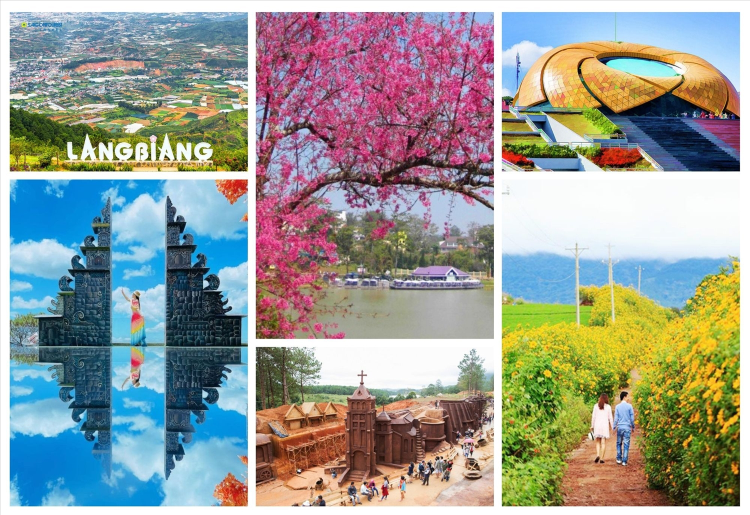
#> input picture Kiemtra/dalat.jpg, 1500 x 1029 px, given in place of a.jpg, which was not available (shown at 1/2 size)
$ jupyter execute thithu1.ipynb
#> lines starting #> are read from the running program, lines starting #| are printed output that depends on the picture; pictures that were not available may be replaced by others from this repository, and a replacement may not be noted
[cell 1]
import numpy as np
import imageio.v2 as iio
import scipy.ndimage as sn
import matplotlib.pylab as plt
import colorsys
from skimage import filters
import cv2

a = iio.imread('a.jpg',mode='F')
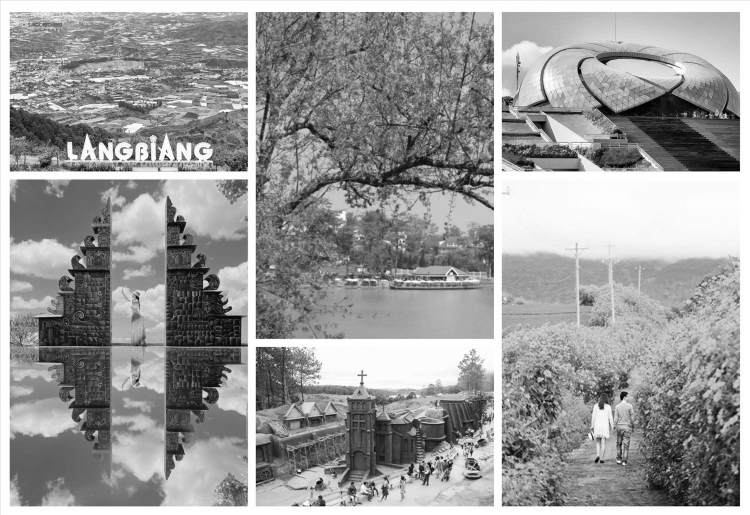
#> a: shape (1029, 1500) float32 (shown at 1/2 size); min 0.299, max 255, mean 153.5
k = np.ones((5,5))/25
b = sn.convolve(a, k).astype(np.uint8)

plt.figure(figsize=(5,5))
plt.imshow(b, cmap='gray')
plt.title('a_Mean Filter')
plt.axis('off')
plt.show()

[cell 2]
import numpy as np
import imageio.v2 as iio
import scipy.ndimage as sn
import matplotlib.pylab as plt
import colorsys
from skimage import filters
import cv2

a = iio.imread('a.jpg',mode='F')
k = np.ones((5,5))/25
meanfilter = sn.convolve(a, k).astype(np.uint8)
bien = filters.prewitt(b).astype(np.uint8)
#> bien: shape (1029, 1500); every value is 0
plt.figure(figsize=(12,6))
plt.subplot(1, 2 ,1)
plt.imshow(meanfilter, cmap='gray')
plt.title('a_Mean Filter')
plt.axis('off')
plt.subplot(1, 2 ,2)
plt.imshow(meanfilter)
plt.axis('off')
plt.show()
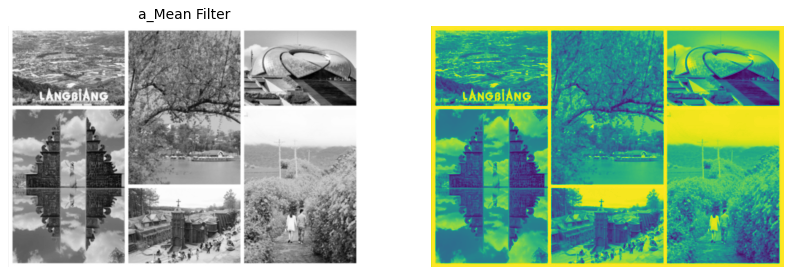
#> figure drawn by matplotlib, 2 panels

[cell 3]
import cv2
import numpy as np
import random
import matplotlib.pylab as plt

fruits = cv2.imread('colorful-ripe-tropical-fruits.jpg')
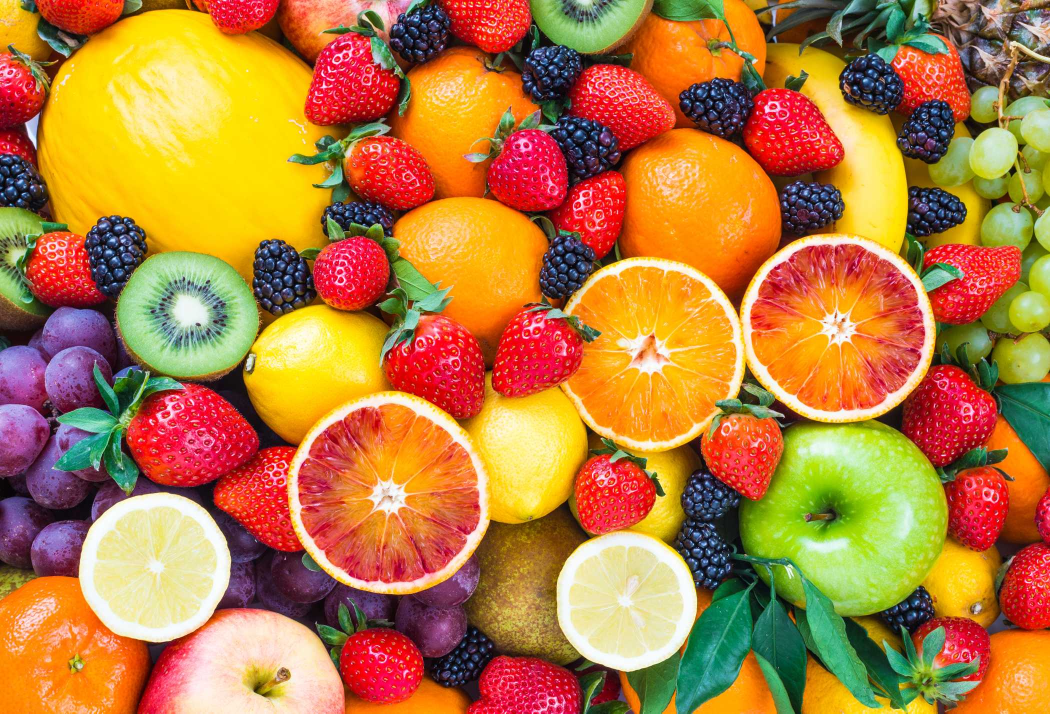
#> input picture Kiemtra/fruit.jpg, 2100 x 1427 px, given in place of colorful-ripe-tropical-fruits.jpg, which was not available (shown at 1/2 size)
#> fruits is the input picture: shape (1427, 2100, 3); mean B, G, R 62.8, 124.4, 182.3
h, w = fruits.shape[:2] # (w, h, 3) lay w và h
#> h = 1427; w = 2100
resized_fruits = cv2.resize(fruits, (w + 30, h + 30)) #+30 moi chieu
cv2.imwrite('output_fruits_resized.jpg', resized_fruits)

quang_ninh = cv2.imread('quang_ninh.jpg')
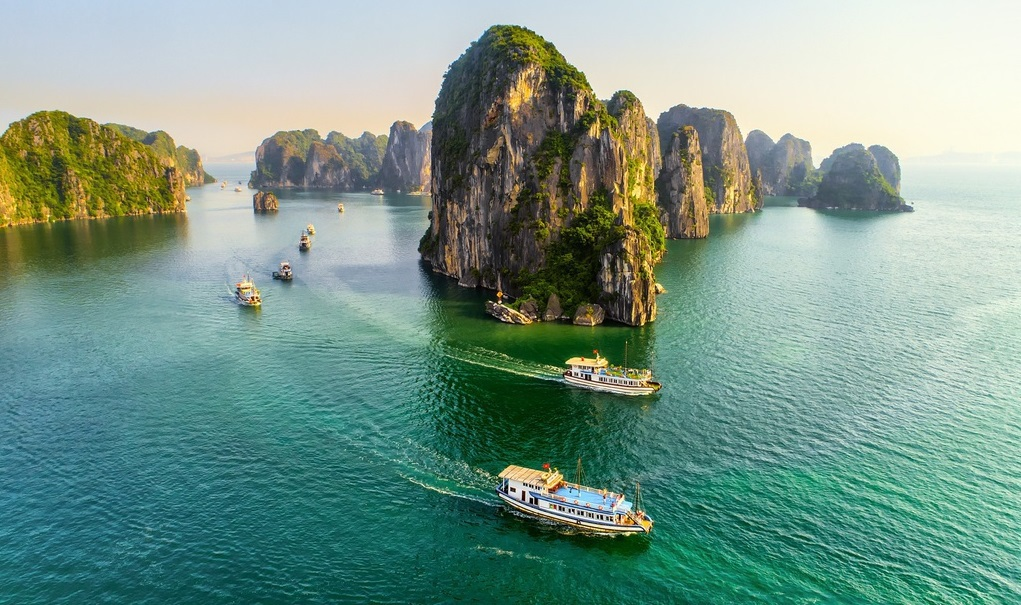
#> input picture lab3/quang_ninh.jpg, 1021 x 605 px, found by its file name
#> quang_ninh is the input picture: shape (605, 1021, 3); mean B, G, R 137.7, 151, 119.9
h2, w2 = quang_ninh.shape[:2]
#> h2 = 605; w2 = 1021
center = (w2 // 2, h2 // 2) # lấy trung điểm
#> center = (510, 302)
rotation_matrix = cv2.getRotationMatrix2D(center, 45, 1.0)
rotated = cv2.warpAffine(quang_ninh, rotation_matrix, (w2, h2))
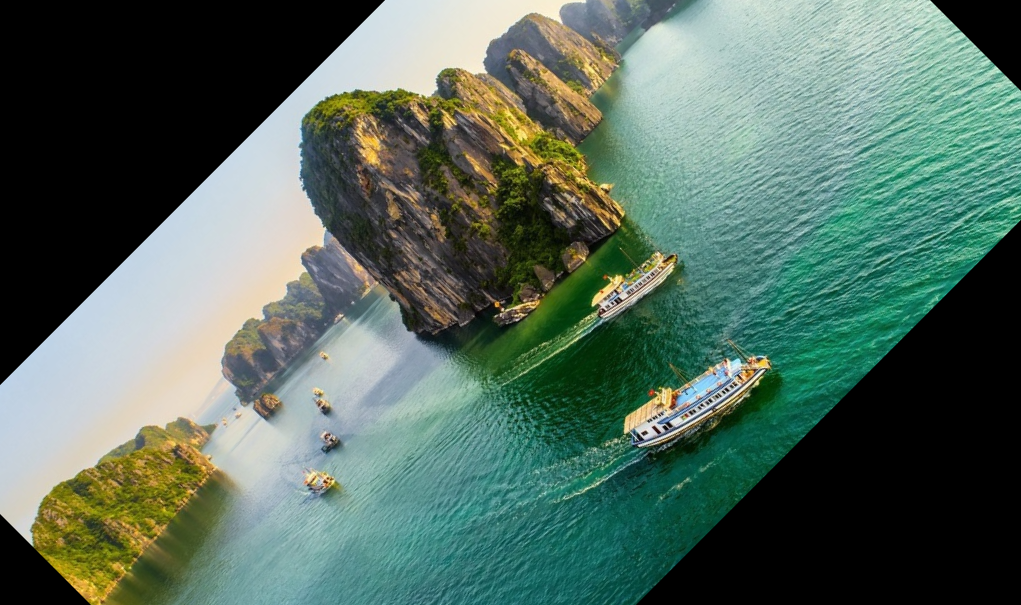
#> rotated: shape (605, 1021, 3); mean B, G, R 94.4, 106.9, 84.7
flipped = cv2.flip(rotated, 1)
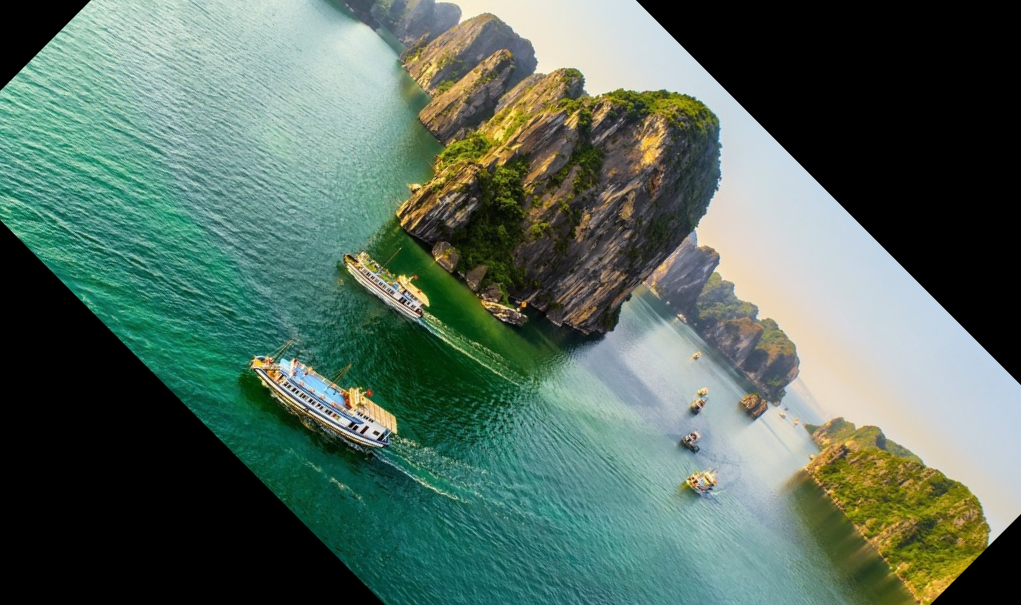
#> flipped: shape (605, 1021, 3); mean B, G, R 94.4, 106.9, 84.7
cv2.imwrite('output_quangninh_rotated_flipped.jpg', flipped)


pagoda = cv2.imread('pagoda.jpg')
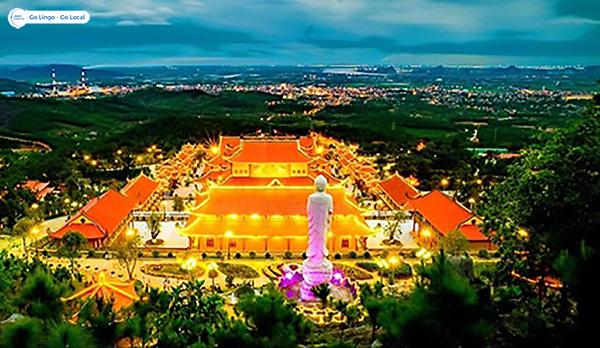
#> input picture lab3/pagoda.jpg, 600 x 348 px, found by its file name
#> pagoda is the input picture: shape (348, 600, 3); mean B, G, R 64.1, 94.8, 82.1
enlarged = cv2.resize(pagoda, (0, 0), fx=5.0, fy=5.0)
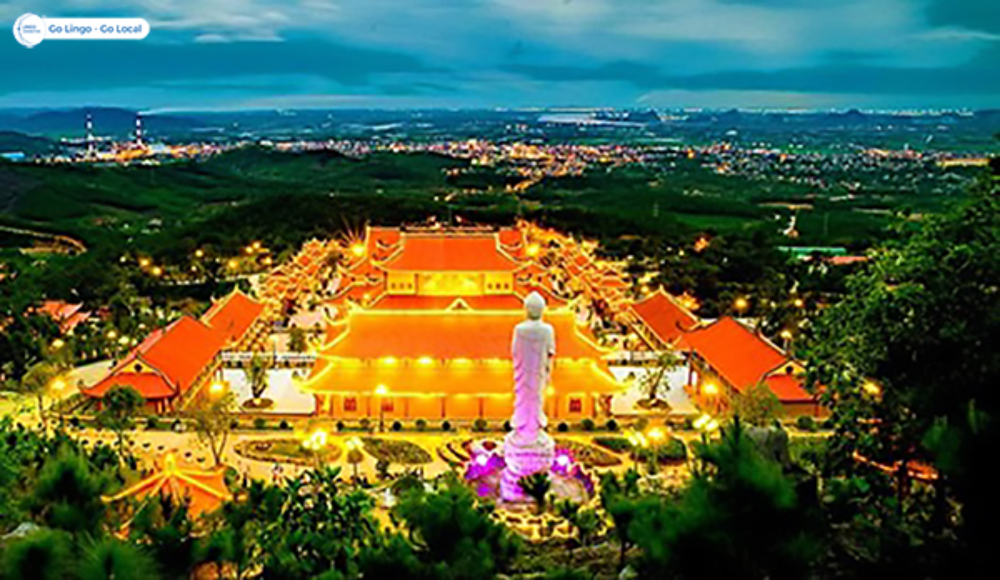
#> enlarged: shape (1740, 3000, 3) (shown at 1/3 size); mean B, G, R 64, 94.7, 82
blurred = cv2.GaussianBlur(enlarged, (7, 7), 0)
cv2.imwrite('output_pagoda_enlarged_blurred.jpg', blurred)

plt.figure(figsize=(15, 10))

# Ảnh 1 - Fruits resized
plt.subplot(2, 3, 1)
plt.imshow(cv2.cvtColor(resized_fruits, cv2.COLOR_BGR2RGB))
plt.title("Fruits resized (+30px)")
plt.axis('off')

# Ảnh 2 - Quang Ninh xoay + lật

plt.subplot(2, 3, 2)
plt.imshow(cv2.cvtColor(flipped, cv2.COLOR_BGR2RGB))
plt.title("Quang Ninh rotated + flipped")
plt.axis('off')

# Ảnh 3 - Pagoda phóng to
plt.subplot(2, 3, 3)
plt.imshow(cv2.cvtColor(blurred, cv2.COLOR_BGR2RGB))
plt.title("Pagoda enlarged x5")
plt.axis('off')
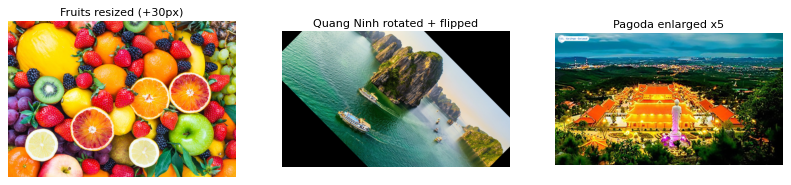
#> figure drawn by matplotlib, 3 panels
